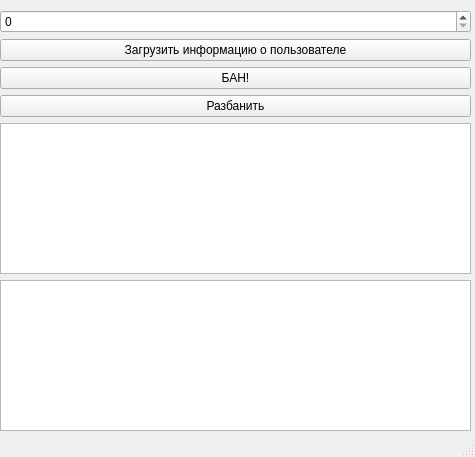
<?xml version="1.0" encoding="UTF-8"?>
<ui version="4.0">
 <class>MainWindow</class>
 <widget class="QMainWindow" name="MainWindow">
  <property name="geometry">
   <rect>
    <x>0</x>
    <y>0</y>
    <width>475</width>
    <height>457</height>
   </rect>
  </property>
  <property name="windowTitle">
   <string>MainWindow</string>
  </property>
  <widget class="QWidget" name="centralwidget">
   <widget class="QWidget" name="verticalLayoutWidget">
    <property name="geometry">
     <rect>
      <x>0</x>
      <y>10</y>
      <width>471</width>
      <height>421</height>
     </rect>
    </property>
    <layout class="QVBoxLayout" name="verticalLayout">
     <item>
      <widget class="QSpinBox" name="spinBox"/>
     </item>
     <item>
      <widget class="QPushButton" name="pushButton_2">
       <property name="text">
        <string>Загрузить информацию о пользователе</string>
       </property>
      </widget>
     </item>
     <item>
      <widget class="QPushButton" name="pushButton">
       <property name="text">
        <string>БАН!</string>
       </property>
      </widget>
     </item>
     <item>
      <widget class="QPushButton" name="pushButton_4">
       <property name="text">
        <string>Разбанить</string>
       </property>
      </widget>
     </item>
     <item>
      <widget class="QTableWidget" name="tableWidget"/>
     </item>
     <item>
      <widget class="QTableWidget" name="tableWidget_2"/>
     </item>
    </layout>
   </widget>
  </widget>
  <widget class="QStatusBar" name="statusbar"/>
 </widget>
 <resources/>
 <connections/>
</ui>
